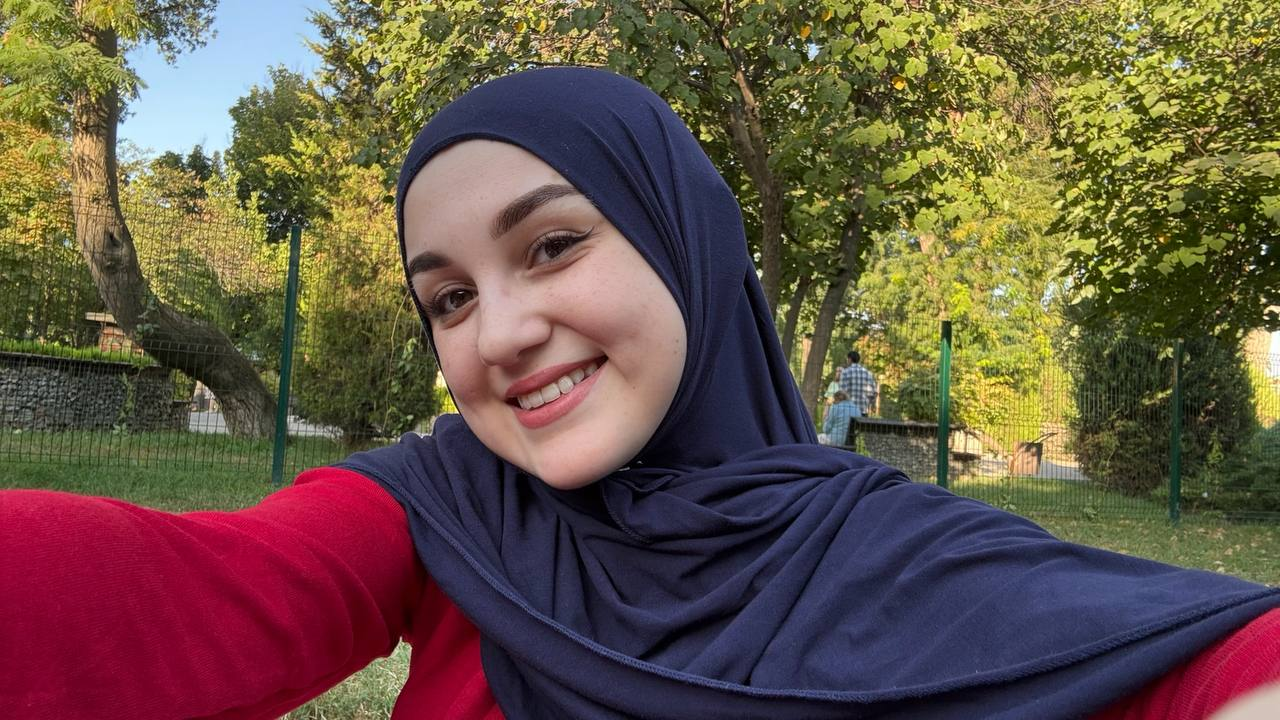
#> input picture chatgpt-150-photo-codes/source/original.jpg, 1280 x 720 px; its folder holds only this picture in this run
$ python -i g20.py   (imports and definitions only)   (older library calls are emulated)
#> lines starting #> are read from the running program, lines starting #| are printed output that depends on the picture
### chatgpt-150-photo-codes/effects/lib.py
"""Shared helper library for the 150 photo effects.

Conventions
-----------
* Images are float32 numpy arrays, RGB, values in [0, 1], shape (H, W, 3) = (1440, 1152, 3).
* Masks are float32 arrays, shape (H, W), values in [0, 1] (1 = selected).
* Colours can be given as '#RRGGBB', (r, g, b) in 0..255 ints, or floats in 0..1.
* Every helper returns a NEW array; nothing mutates its input.

Quick start (inside effects/gNN.py):

    from effects.lib import *
    from effects.registry import effect

    @effect('golden_hour')
    def golden_hour(img):
        img = temperature(img, 0.35)
        img = split_tone(img, shadows='#5a3a2a', highlights='#ffd27a', strength=0.35)
        img = glow(img, sigma=40, strength=0.35, threshold=0.55)
        return vignette(img, strength=0.25)
"""
import os, json, math, functools
import numpy as np
import cv2
from PIL import Image, ImageDraw, ImageFont, ImageFilter, ImageOps, ImageChops

ROOT = os.path.dirname(os.path.dirname(os.path.abspath(__file__)))
SRC = os.path.join(ROOT, 'source')
FONT_DIR = os.path.join(ROOT, 'book', 'fonts')
H, W = 1440, 1152

# Guide palette (for effects that want to echo the book's look)
BURGUNDY = '#6B1F2E'
BURGUNDY_DEEP = '#43121D'
ROSE = '#A8556B'
BLUSH = '#E8C4C8'
CREAM = '#F7F1E8'
BEIGE = '#E9DDCB'
TAUPE = '#C9B9A3'
INK = '#2E1A1F'
GOLD = '#C9A15C'

# ----------------------------------------------------------------------------- I/O

@functools.lru_cache(None)
def _base_u8():
    return np.array(Image.open(os.path.join(SRC, 'crop.jpg')).convert('RGB'))


def base():
    """Fresh float32 copy of the source portrait (1440 x 1152 x 3, values 0..1)."""
    return _base_u8().astype(np.float32) / 255.0


# [28 lines left out: functions _mask_u8, mask, meta, not called in this run]


def to_pil(img):
    return Image.fromarray(to_u8(img))


def to_u8(img):
    return (np.clip(img, 0, 1) * 255 + 0.5).astype(np.uint8)
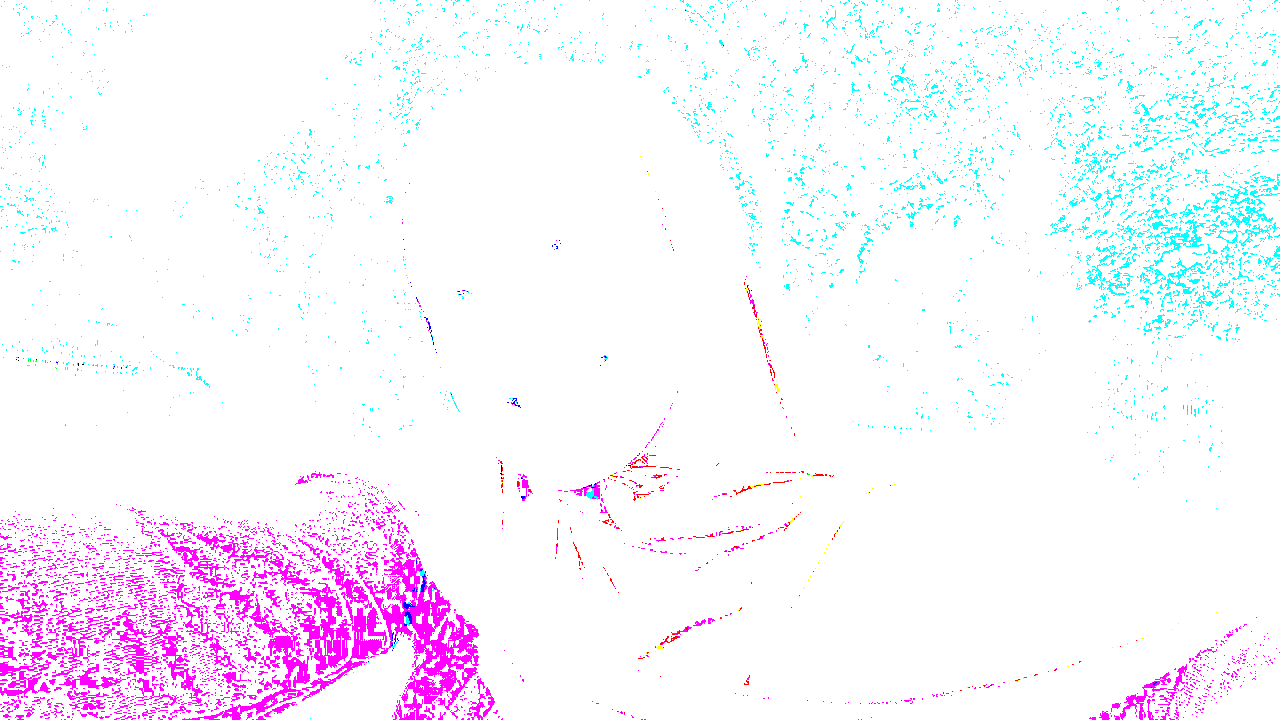
#> returned value: shape (720, 1280, 3); mean of channels 0, 1, 2 254.7, 245.4, 250.2; drawn as B, G, R


def from_pil(pil):
    return np.array(pil.convert('RGB')).astype(np.float32) / 255.0


def from_u8(a):
    return a.astype(np.float32) / 255.0


# [25 lines left out: functions finalize, color, not called in this run]


def color255(c):
    return tuple(int(round(v * 255)) for v in color(c))


def clip(img):
    return np.clip(img, 0, 1)


# [6 lines left out: function lerp, not called in this run]


def smoothstep(e0, e1, x):
    t = np.clip((x - e0) / (e1 - e0 + 1e-9), 0, 1)
    return t * t * (3 - 2 * t)


def luminance(img):
    """Rec.709 luminance, (H, W)."""
    return img[..., 0] * 0.2126 + img[..., 1] * 0.7152 + img[..., 2] * 0.0722


def gray(img):
    """Desaturated 3-channel image."""
    return np.repeat(luminance(img)[..., None], 3, axis=2)


# [8 lines left out: function as_layer, not called in this run]


def rgb2hsv(img):
    """float32 HSV: H in [0,360), S,V in [0,1]."""
    return cv2.cvtColor(np.ascontiguousarray(clip(img), dtype=np.float32), cv2.COLOR_RGB2HSV)


# [5 lines left out: function hsv2rgb, not called in this run]


# ----------------------------------------------------------------------------- tone & colour

def brightness(img, amount):
    return clip(img + amount)


def exposure(img, stops):
    return clip(img * (2.0 ** stops))


def gamma(img, g):
    return clip(img) ** (1.0 / g)


def contrast(img, factor, pivot=0.5):
    return clip((img - pivot) * factor + pivot)


def levels(img, black=0.0, white=1.0, gamma_=1.0, out_black=0.0, out_white=1.0):
    x = np.clip((img - black) / max(white - black, 1e-6), 0, 1) ** (1.0 / gamma_)
    return clip(out_black + x * (out_white - out_black))


# [17 lines left out: function curve, not called in this run]


def s_curve(img, amount=0.2):
    """Contrast S-curve; amount 0..0.5."""
    return curve(img, [(0, 0), (0.25, 0.25 - amount * 0.5), (0.75, 0.75 + amount * 0.5), (1, 1)])


def fade(img, amount=0.12, highlight=0.04):
    """Matte / faded film look: lifts blacks, slightly lowers whites."""
    return curve(img, [(0, amount), (0.5, 0.5 + amount * 0.25), (1, 1 - highlight)])


def saturation(img, factor):
    return clip(lerp(gray(img), img, factor))


# [44 lines left out: functions vibrance, hue_shift, hsl_adjust, isolate_hue, temperature, tint, not called in this run]


def channel_mixer(img, r=(1, 0, 0), g=(0, 1, 0), b=(0, 0, 1)):
    M = np.array([r, g, b], np.float32)
    return clip(img @ M.T)


# [12 lines left out: functions bw, tone, not called in this run]


def sepia(img, strength=1.0):
    return tone(img, '#c9a06a', strength)


# [25 lines left out: functions split_tone, color_balance, gradient_map, not called in this run]


def duotone(img, dark, light, strength=1.0):
    return gradient_map(img, [(0, dark), (1, light)], strength)


def posterize(img, levels_=6):
    return np.floor(clip(img) * (levels_ - 1) + 0.5) / (levels_ - 1)


def solarize(img, threshold=0.5):
    return np.where(img > threshold, 1 - img, img)


def invert(img):
    return 1 - img


def threshold(img, t=0.5, soft=0.02):
    return np.repeat(smoothstep(t - soft, t + soft, luminance(img))[..., None], 3, axis=2)


# ----------------------------------------------------------------------------- blend modes

# [40 lines left out: functions _bm, blend, not called in this run]


def screen(a, b, opacity=1.0): return blend(a, b, 'screen', opacity)
def multiply(a, b, opacity=1.0): return blend(a, b, 'multiply', opacity)
def overlay(a, b, opacity=1.0): return blend(a, b, 'overlay', opacity)
def soft_light(a, b, opacity=1.0): return blend(a, b, 'soft_light', opacity)


# ----------------------------------------------------------------------------- structure / blur / sharpen

# [4 lines left out: function blur, not called in this run]


def box_blur(img, k):
    return cv2.blur(img, (k, k))


def median(img, k=5):
    return from_u8(cv2.medianBlur(to_u8(img), k | 1))


def bilateral(img, d=9, sigma_color=0.1, sigma_space=12):
    return cv2.bilateralFilter(np.ascontiguousarray(img), d, sigma_color, sigma_space)


def guided(img, radius=12, eps=0.004, guide=None):
    g = np.ascontiguousarray(img if guide is None else guide, dtype=np.float32)
    return cv2.ximgproc.guidedFilter(g, np.ascontiguousarray(img, dtype=np.float32), radius, eps)


# [6 lines left out: function unsharp, not called in this run]


def sharpen(img, amount=0.5):
    return unsharp(img, 1.2, amount)


# [5 lines left out: function clarity, not called in this run]


def detail_enhance(img, sigma_s=10, sigma_r=0.15):
    return from_u8(cv2.cvtColor(cv2.detailEnhance(cv2.cvtColor(to_u8(img), cv2.COLOR_RGB2BGR), sigma_s=sigma_s, sigma_r=sigma_r), cv2.COLOR_BGR2RGB))


def cv_stylization(img, sigma_s=60, sigma_r=0.45):
    """OpenCV painterly stylization (watercolour-ish)."""
    return from_u8(cv2.cvtColor(cv2.stylization(cv2.cvtColor(to_u8(img), cv2.COLOR_RGB2BGR), sigma_s=sigma_s, sigma_r=sigma_r), cv2.COLOR_BGR2RGB))


# [4 lines left out: function cv_pencil, not called in this run]


def cv_oil(img, size=7, dyn_ratio=1):
    return from_u8(cv2.cvtColor(cv2.xphoto.oilPainting(cv2.cvtColor(to_u8(img), cv2.COLOR_RGB2BGR), size, dyn_ratio), cv2.COLOR_BGR2RGB))


# [36 lines left out: functions edges, xdog, glow, orton, halation, not called in this run]


def soft_focus(img, sigma=12, mix=0.5):
    return clip(lerp(img, blur(img, sigma), mix))


# [77 lines left out: functions motion_blur, zoom_blur, spin_blur, disc_kernel, bokeh_blur, skin_smooth and 3 more, not called in this run]


def vignette(img, strength=0.5, radius=0.95, softness=0.7, color_='#000000', center=None):
    m = 1 - radial(center, radius, softness)
    return clip(lerp(img, as_layer(color_), strength * m))


def feather(m, sigma):
    return cv2.GaussianBlur(np.asarray(m, np.float32), (0, 0), sigma) if sigma > 0 else m


# [5 lines left out: function edge_band, not called in this run]


def inner_edge(m, width=14, softness=6):
    k = np.ones((width * 2 + 1,) * 2, np.uint8)
    return feather(np.clip(m - cv2.erode(m, k), 0, 1), softness)


def apply_mask(original, edited, m):
    """Use `edited` where mask is 1, `original` elsewhere."""
    return clip(lerp(original, edited, m))


# [30 lines left out: functions blur_background, replace_background, zoom, rotate, not called in this run]


def translate(img, dx, dy, border=cv2.BORDER_REFLECT):
    M = np.array([[1, 0, dx], [0, 1, dy]], np.float32)
    return cv2.warpAffine(img, M, (W, H), borderMode=border)


# [17 lines left out: functions barrel, letterbox, not called in this run]


def resize(img, w, h):
    return cv2.resize(img, (w, h), interpolation=cv2.INTER_AREA if w < img.shape[1] else cv2.INTER_CUBIC)


# ----------------------------------------------------------------------------- procedural textures & overlays

def rng(seed=0):
    return np.random.default_rng(seed)


# [182 lines left out: functions noise, fbm, grain, paper, scratches, dust and 8 more, not called in this run]


def pixelate(img, block=16):
    small = cv2.resize(img, (W // block, H // block), interpolation=cv2.INTER_AREA)
    return cv2.resize(small, (W, H), interpolation=cv2.INTER_NEAREST)


# [108 lines left out: functions halftone, lens_flare, canvas, rounded_mask, paste, border and 1 more, not called in this run]


_FONT_FILES = {
    'playfair': ('PlayfairDisplay[wght].ttf', 'Regular'), 'playfair-bold': ('PlayfairDisplay[wght].ttf', 'Bold'),
    'playfair-black': ('PlayfairDisplay[wght].ttf', 'Black'), 'playfair-italic': ('PlayfairDisplay-Italic[wght].ttf', 'Italic'),
    'playfair-bolditalic': ('PlayfairDisplay-Italic[wght].ttf', 'Bold Italic'),
    'lato': ('Lato-Regular.ttf', None), 'lato-bold': ('Lato-Bold.ttf', None), 'lato-italic': ('Lato-Italic.ttf', None), 'lato-light': ('Lato-Light.ttf', None),
    'cormorant': ('CormorantGaramond[wght].ttf', 'Medium'), 'cormorant-bold': ('CormorantGaramond[wght].ttf', 'Bold'),
    'cormorant-italic': ('CormorantGaramond-Italic[wght].ttf', 'Medium Italic'), 'cormorant-light': ('CormorantGaramond[wght].ttf', 'Light'),
}


# [48 lines left out: functions font, draw_text, not called in this run]


def text_width(text, font_, tracking=0.0):
    return sum(font_.getlength(ch) for ch in text) + tracking * (len(text) - 1)


# [6 lines left out: function draw_shapes, not called in this run]


def rgba(c, alpha=1.0):
    return color255(c) + (int(255 * alpha),)


def face_center():
    m = meta(); return tuple(m['face_center'])


def face_box():
    return tuple(meta()['face_box'])

### chatgpt-150-photo-codes/effects/registry.py
"""Effect registry. Each of the 150 codes is a function taking the base image
(float32 RGB array in [0,1], shape (1440, 1152, 3)) and returning an image of the
same shape/dtype (or a PIL image of the same size)."""
REGISTRY = {}


def effect(code):
    """Decorator: @effect('golden_hour') registers the function under that code."""
    code = code.strip().lstrip('/')

    def deco(fn):
        fn.code = code
        REGISTRY[code] = fn
        return fn
    return deco

### chatgpt-150-photo-codes/effects/g20.py
"""Group g20 — Badiiy (Artistic): comic, halftone, pointillism, impressionist, ink."""
from effects.lib import *
from effects.registry import effect

_INK_BLACK = '#1a1214'


# ----------------------------------------------------------------------------- shared helpers

def _flatten(img, sp=9, sr=24, scale=0.5):
    """Mean-shift colour flattening (cartoon fills), computed at reduced scale for speed."""
    w, h = int(W * scale), int(H * scale)
    small = cv2.resize(to_u8(img), (w, h), interpolation=cv2.INTER_AREA)
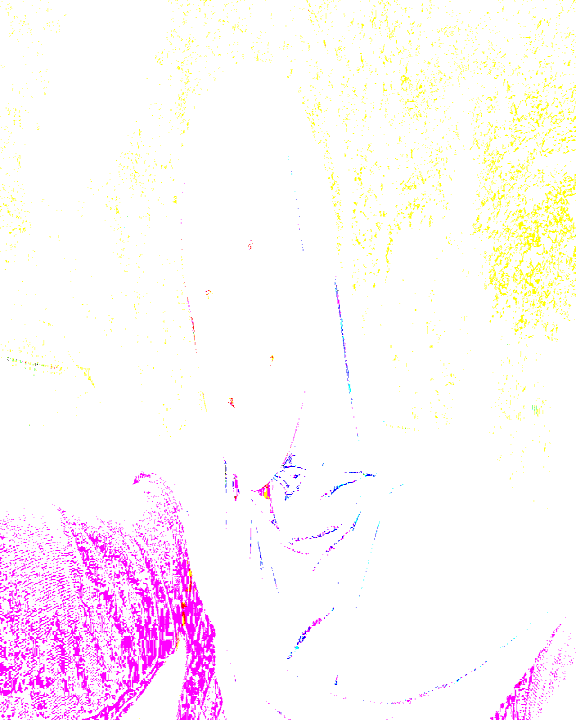
#> small: shape (720, 576, 3); mean R, G, B 254.7, 245.4, 250.2
    ms = cv2.pyrMeanShiftFiltering(small, sp, sr)
    return from_u8(cv2.resize(ms, (W, H), interpolation=cv2.INTER_CUBIC))
#> in from_u8, `return a.astype(np.float32) / 255.0`:
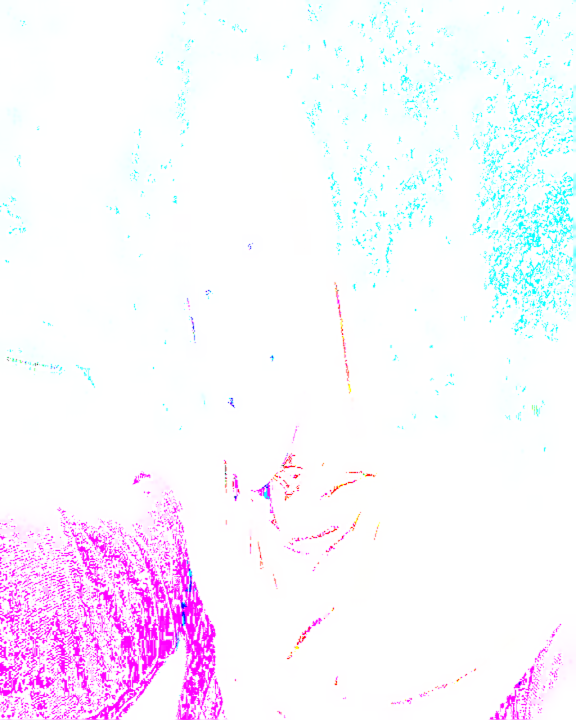
#> returned value: shape (1440, 1152, 3) float32 (shown at 1/2 size); mean of channels 0, 1, 2 0.999, 0.962, 0.981; drawn as B, G, R


# [31 lines left out: functions _quantize, _jittered_grid, _random_points, not called in this run]


def _sample_hsv(hsv, pts):
    return hsv[pts[:, 1].astype(int), pts[:, 0].astype(int)].copy()


# [7 lines left out: function _jitter_hsv, not called in this run]


def _hsv_rows_to_u8(h):
    rgb = cv2.cvtColor(np.ascontiguousarray(h.reshape(-1, 1, 3), dtype=np.float32), cv2.COLOR_HSV2RGB).reshape(-1, 3)
    return (np.clip(rgb, 0, 1) * 255 + 0.5).astype(np.uint8)


def _feature_mask(feather_=2, grow=4):
    return np.clip(mask('eyes', feather_, grow + 2) + mask('brows', feather_, grow) + mask('lips', feather_, grow)
                   + mask('mouth', feather_, max(grow - 2, 0)), 0, 1)


# [257 lines left out: functions _canny, comic, halftone_print, pointillism, impressionist, ink, not called in this run]

>>> import cv2
>>> picture = cv2.cvtColor(cv2.imread('../source/original.jpg'), cv2.COLOR_BGR2RGB)
>>> result = _flatten(picture)
